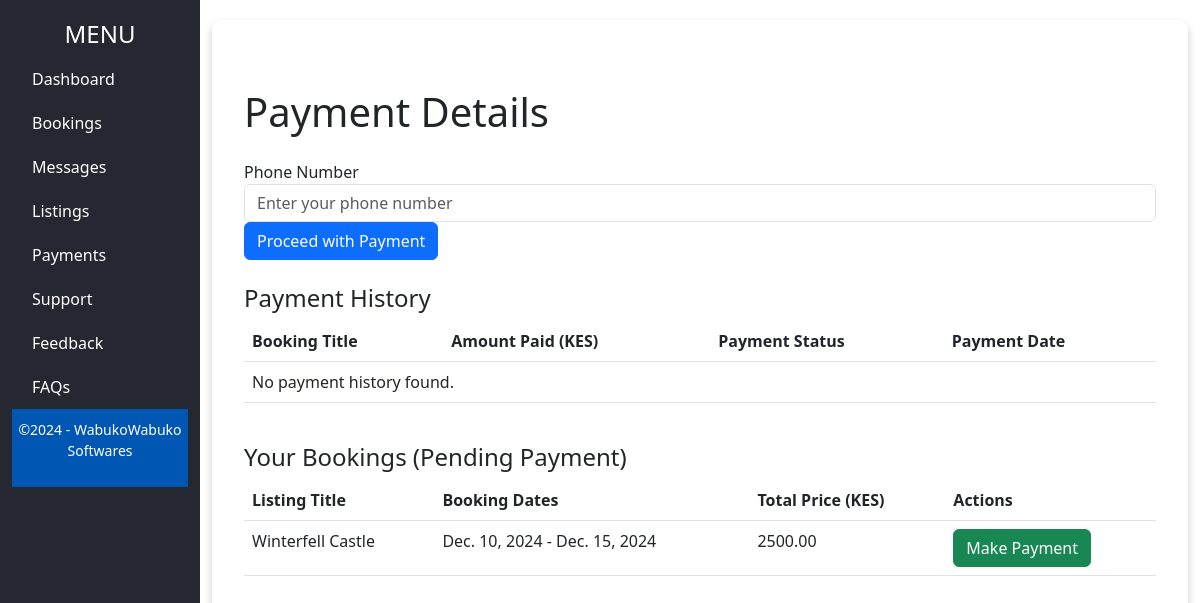
The page /payments/ (signed in) on the database as committed earlier.
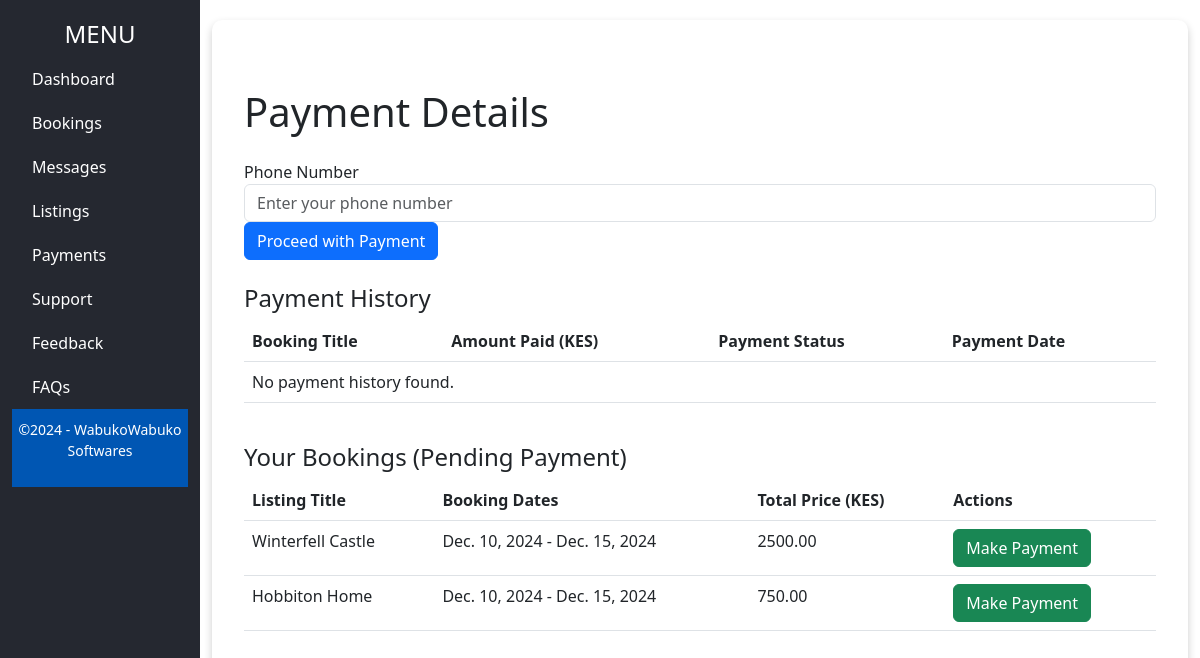
The same page on the database as committed later.
### App/models.py (models this page shows, shortened)
class Booking(models.Model):
    listing = models.ForeignKey(Listing, on_delete=models.CASCADE, related_name='bookings')
    guest = models.ForeignKey(settings.AUTH_USER_MODEL, on_delete=models.CASCADE, related_name='bookings')
    start_date = models.DateField()
    end_date = models.DateField()
    total_price = models.DecimalField(max_digits=10, decimal_places=2)
    created_at = models.DateTimeField(auto_now_add=True)

class Listing(models.Model):
    host = models.ForeignKey(User, on_delete=models.CASCADE, related_name='listings')
    title = models.CharField(max_length=255)
    description = models.TextField()
    address = models.CharField(max_length=255)
    price_per_night = models.DecimalField(max_digits=10, decimal_places=2)
    max_guests = models.PositiveIntegerField()
    created_at = models.DateTimeField(auto_now_add=True)

### App/views.py (the view, shortened to what this page needs)
# urls.py: path('payments/', views.payments, name="payments_page"),
@login_required
def payments(request):
    user = request.user
    bookings = Booking.objects.filter(guest=user.id)
    payments = Payment.objects.filter(booking__guest=user.id)
    return render(request, 'payments.html', {
        'bookings': bookings,
        'payments': payments,
    })

### App/templates/payments.html (shortened to what this page needs)
{% extends 'baseForAfterLogin.html' %}
{% block mainContent %}
    <div class="container my-5">
        <h1 class="mb-4">Payment Details</h1>
        <div class="row mb-4">
            <div class="col-12">
                <form method="POST">
                    <div class="form-group">
                        <label for="phone_number">Phone Number</label>
                        <input type="text" id="phone_number" name="phone_number" class="form-control" placeholder="Enter your phone number" required>
                    </div>
                    <button type="submit" class="btn btn-primary">Proceed with Payment</button>
                </form>
            </div>
        </div>
        <div class="row mb-4">
            <div class="col-12">
                <h4>Payment History</h4>
                <table class="table">
                    <thead>
                        <tr>
                            <th>Booking Title</th>
                            <th>Amount Paid (KES)</th>
                            <th>Payment Status</th>
                            <th>Payment Date</th>
                        </tr>
                    </thead>
                    <tbody>
                        {% for payment in payments %}
                            <tr>
                                <td>{{ payment.booking.listing.title }}</td>
                                <td>{{ payment.amount }}</td>
                                <td>{{ payment.status }}</td>
                                <td>{{ payment.payment_date }}</td>
                            </tr>
                        {% empty %}
                            <tr>
                                <td colspan="4">No payment history found.</td>
                            </tr>
                        {% endfor %}
                    </tbody>
                </table>
            </div>
        </div>
        <div class="row">
            <div class="col-12">
                <h4>Your Bookings (Pending Payment)</h4>
                <table class="table">
                    <thead>
                        <tr>
                            <th>Listing Title</th>
                            <th>Booking Dates</th>
                            <th>Total Price (KES)</th>
                            <th>Actions</th>
                        </tr>
                    </thead>
                    <tbody>
                        {% for booking in bookings %}
                            <tr>
                                <td>{{ booking.listing.title }}</td>
                                <td>{{ booking.start_date }} - {{ booking.end_date }}</td>
                                <td>{{ booking.total_price }}</td>
                                <td>
                                    {% if booking.payment.status != 'Paid' %}
                                        <a href="" class="btn btn-success">Make Payment</a>
                                    {% else %}
                                        <span class="badge badge-success">Paid</span>
                                    {% endif %}
                                </td>
                            </tr>
                        {% empty %}
                            <tr>
                                <td colspan="4">No bookings found.</td>
                            </tr>
                        {% endfor %}
                    </tbody>
                </table>
            </div>
        </div>
    </div>
{% endblock mainContent %}

Rows that differ between the two databases and show on the page:
added Booking: listing "Hobbiton Home", start_date "Dec. 10, 2024", end_date "Dec. 15, 2024", total_price "750.00", shows "Make Payment"
